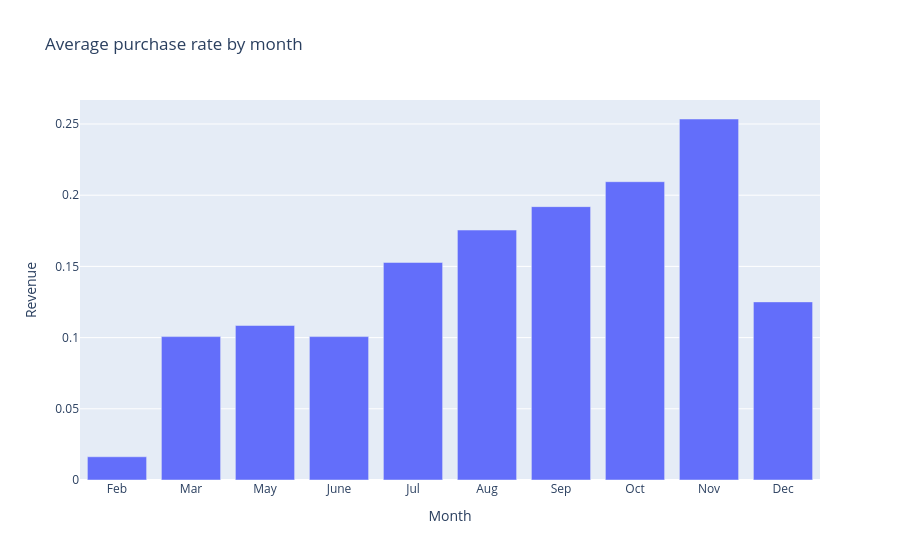

The notebook cell saved with this chart:
### Code cell
import plotly.express as px
#Shows the average purchase rate by month
fig = px.bar(month_rev.reset_index(), x="Month", y="Revenue",
             title="Average purchase rate by month")
fig.show()

### Figure 1 — Plotly figure (JSON) as saved in the notebook; plotly's stock layout.template omitted (floating-point values rounded to 4 significant figures)
{"data": [{"alignmentgroup": "True", "hovertemplate": "Month=%{x}<br>Revenue=%{y}<extra></extra>", "legendgroup": "", "marker": {"color": "#636efa", "pattern": {"shape": ""}}, "name": "", "offsetgroup": "", "orientation": "v", "showlegend": false, "textposition": "auto", "type": "bar", "x": ["Feb", "Mar", "May", "June", "Jul", "Aug", "Sep", "Oct", "Nov", "Dec"], "xaxis": "x", "y": [0.0163, 0.1007, 0.1085, 0.1007, 0.1528, 0.1755, 0.192, 0.2095, 0.2535, 0.1251], "yaxis": "y"}], "layout": {"barmode": "relative", "legend": {"tracegroupgap": 0}, "title": {"text": "Average purchase rate by month"}, "xaxis": {"anchor": "y", "domain": [0, 1], "title": {"text": "Month"}}, "yaxis": {"anchor": "x", "domain": [0, 1], "title": {"text": "Revenue"}}}}
